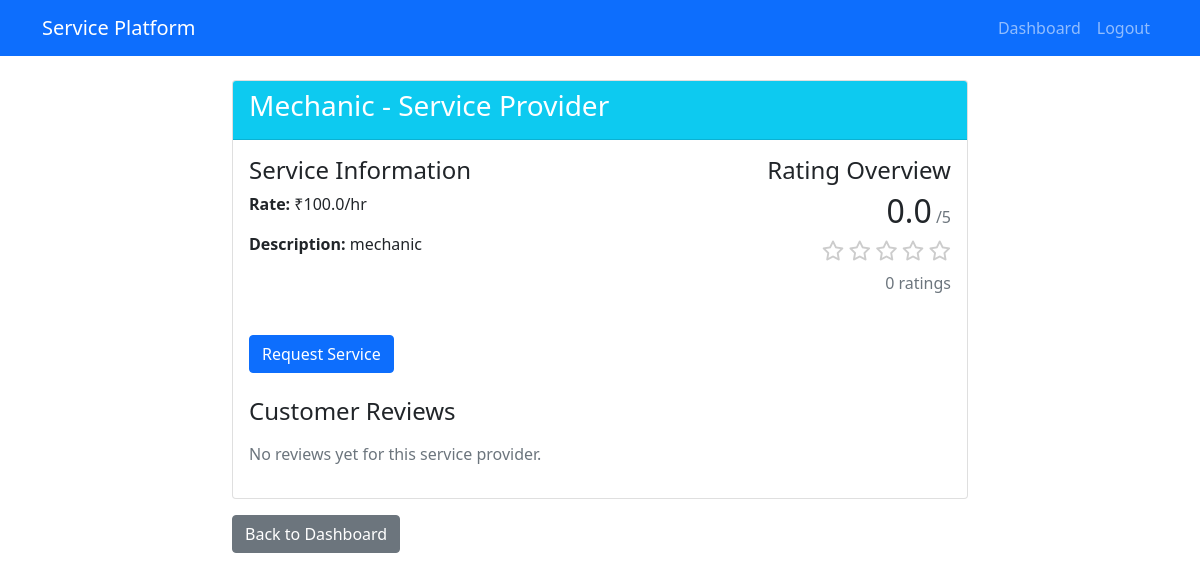
/client/provider_details/2 (signed in), run on the app's committed database.
### app.py (models this page shows)
class ServiceProvider(db.Model):
    id = db.Column(db.Integer, primary_key=True)
    user_id = db.Column(db.Integer, db.ForeignKey('user.id'), nullable=False)
    service_type = db.Column(db.String(50), nullable=False)  # 'electrician', 'plumber', etc.
    rate = db.Column(db.Float, nullable=False)
    description = db.Column(db.Text)
    avg_rating = db.Column(db.Float, default=0)  # Average rating
    total_ratings = db.Column(db.Integer, default=0)

### app.py (the view)
@app.route('/client/provider_details/<int:provider_id>')
def provider_details(provider_id):
    if 'user_id' not in session:
        return redirect(url_for('login'))
    provider = ServiceProvider.query.get_or_404(provider_id)
    ratings = Rating.query.filter_by(provider_id=provider_id).order_by(Rating.created_at.desc()).all()
    return render_template('client/provider_details.html', provider=provider, ratings=ratings)

### templates/client/provider_details.html (shortened to what this page needs)
<!DOCTYPE html>
<html>
<head>
    <link href="https://cdn.jsdelivr.net/npm/bootstrap@5.1.3/dist/css/bootstrap.min.css" rel="stylesheet">
    <link rel="stylesheet" href="https://cdnjs.cloudflare.com/ajax/libs/font-awesome/6.0.0-beta3/css/all.min.css">
</head>
<body>
    <nav class="navbar navbar-expand-lg navbar-dark bg-primary">
        <div class="container">
            <a class="navbar-brand" href="#">Service Platform</a>
            <div class="collapse navbar-collapse">
                <ul class="navbar-nav ms-auto">
                    <li class="nav-item">
                        <a class="nav-link" href="{{ url_for('client_dashboard') }}">Dashboard</a>
                    </li>
                    <li class="nav-item">
                        <a class="nav-link" href="{{ url_for('logout') }}">Logout</a>
                    </li>
                </ul>
            </div>
        </div>
    </nav>
    <div class="container mt-4">
        <div class="row">
            <div class="col-md-8 offset-md-2">
                <div class="card">
                    <div class="card-header bg-info text-white">
                        <h3>{{ provider.service_type.title() }} - Service Provider</h3>
                    </div>
                    <div class="card-body">
                        <div class="row mb-4">
                            <div class="col-md-6">
                                <h4>Service Information</h4>
                                <p><strong>Rate:</strong> ₹{{ provider.rate }}/hr</p>
                                <p><strong>Description:</strong> {{ provider.description }}</p>
                            </div>
                            <div class="col-md-6 text-md-end">
                                <h4>Rating Overview</h4>
                                <div class="d-inline-block">
                                    <h2 class="d-inline">{{ "%.1f"|format(provider.avg_rating) }}</h2> <span class="text-muted">/5</span>
                                </div>
                                <div class="mt-2">
                                    {% set full_stars = provider.avg_rating|int %}
                                    {% set half_star = (provider.avg_rating - full_stars) >= 0.5 %}
                                    {% if half_star %}
                                        <i class="fas fa-star-half-alt star-filled fa-lg"></i>
                                        {% set remaining_stars = 4 - full_stars %}
                                    {% else %}
                                        {% set remaining_stars = 5 - full_stars %}
                                    {% endif %}
                                    {% for i in range(remaining_stars) %}
                                        <i class="far fa-star star-empty fa-lg"></i>
                                    {% endfor %}
                                </div>
                                <p class="mt-2 text-muted">{{ provider.total_ratings }} ratings</p>
                            </div>
                        </div>
                        <a href="{{ url_for('request_service', provider_id=provider.id) }}" class="btn btn-primary mb-4">Request Service</a>
                        <h4>Customer Reviews</h4>
                        <div class="mt-3">
                            {% for rating in ratings %}
                                <div class="rating-box">
                                    <div class="mb-2">
                                        {% for i in range(rating.stars) %}
                                            <i class="fas fa-star star-filled"></i>
                                        {% endfor %}
                                        {% for i in range(5 - rating.stars) %}
                                            <i class="far fa-star star-empty"></i>
                                        {% endfor %}
                                        <span class="text-muted ms-2">{{ rating.created_at.strftime('%Y-%m-%d') }}</span>
                                    </div>
                                    <div class="mb-0">
                                        {% if rating.feedback %}
                                            {{ rating.feedback }}
                                        {% else %}
                                            <em class="text-muted">No written feedback provided</em>
                                        {% endif %}
                                    </div>
                                </div>
                            {% else %}
                                <p class="text-muted">No reviews yet for this service provider.</p>
                            {% endfor %}
                        </div>
                    </div>
                </div>
                <div class="mt-3">
                    <a href="{{ url_for('client_dashboard') }}" class="btn btn-secondary">Back to Dashboard</a>
                </div>
            </div>
        </div>
    </div>
</body>
</html>

### templates/client/provider_details.html (style rules this page uses)
.star-empty { color: #ccc; }

### data on the page
ServiceProvider: service_type "Mechanic", rate "100.0", description "mechanic", avg_rating "0.0", total_ratings "0"
